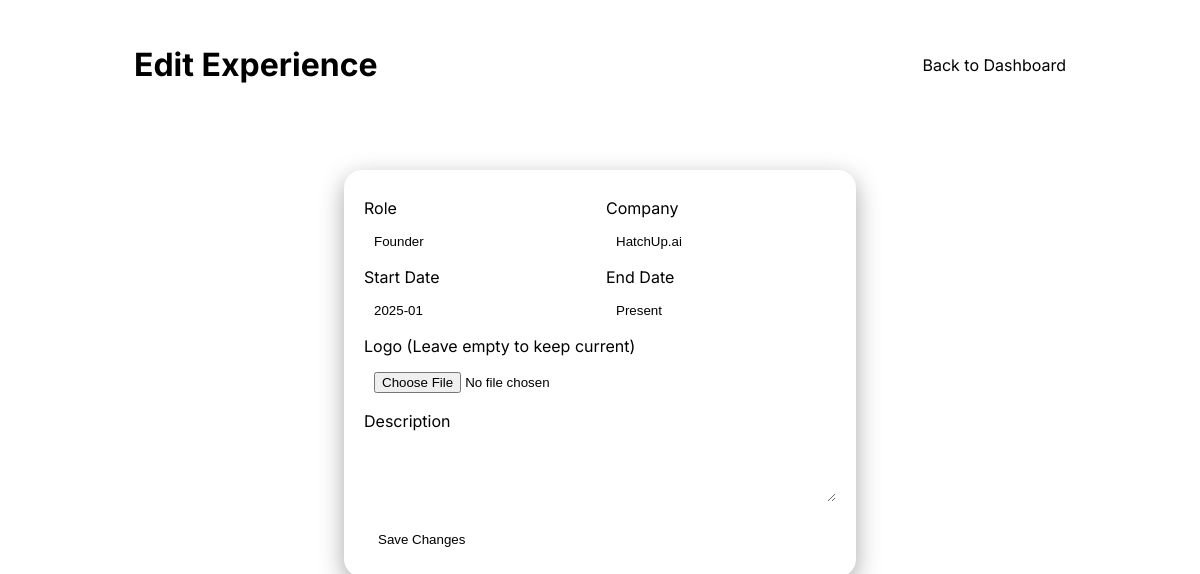
Page /admin/experience/edit/1 (signed in) on the committed database.
### tables this page shows
CREATE TABLE experience (
            id INTEGER PRIMARY KEY AUTOINCREMENT,
            role TEXT,
            company TEXT,
            start_date TEXT,
            end_date TEXT,
            description TEXT
        , logo_path TEXT);

### app.py (the view, shortened to what this page needs)
@app.route("/admin/experience/edit/<int:eid>", methods=["GET", "POST"])
def admin_experience_edit(eid):
    if not require_login():
        return redirect(url_for("admin_login"))
    conn = get_db()
    cur = conn.cursor()
    cur.execute("SELECT * FROM experience WHERE id=?", (eid,))
    experience = cur.fetchone()
    conn.close()
    return render_template("edit_experience.html", experience=experience)

### app.py (called while the page is built)
def get_db():
    conn = sqlite3.connect(DB_PATH)
    conn.row_factory = sqlite3.Row
    return conn

def require_login():
    return session.get("logged_in") is True

### templates/edit_experience.html (shortened to what this page needs)
<!DOCTYPE html>
<html lang="en">
<head>
    <link rel="stylesheet" href="{{ url_for('static', filename='styles.css') }}">
</head>
<body>
    <header class="admin-header">
        <div class="container">
            <h1>Edit Experience</h1>
            <nav>
                <a href="{{ url_for('admin_dashboard') }}">Back to Dashboard</a>
            </nav>
        </div>
    </header>
    <main class="container narrow">
        <section class="card">
            <form method="post" enctype="multipart/form-data">
                <div class="grid-2">
                    <div>
                        <label>Role</label>
                        <input type="text" name="role" value="{{ experience['role'] }}" required>
                    </div>
                    <div>
                        <label>Company</label>
                        <input type="text" name="company" value="{{ experience['company'] }}" required>
                    </div>
                </div>
                <div class="grid-2">
                    <div>
                        <label>Start Date</label>
                        <input type="text" name="start_date" value="{{ experience['start_date'] }}"
                            placeholder="YYYY-MM">
                    </div>
                    <div>
                        <label>End Date</label>
                        <input type="text" name="end_date" value="{{ experience['end_date'] }}"
                            placeholder="YYYY-MM or Present">
                    </div>
                </div>
                <label>Logo (Leave empty to keep current)</label>
                <input type="file" name="logo" accept="image/*">
                <label>Description</label>
                <textarea name="description" rows="3">{{ experience['description'] }}</textarea>
                <button type="submit" style="margin-top: 16px;">Save Changes</button>
            </form>
        </section>
    </main>
</body>
</html>

### static/styles.css (style rules this page uses)
* { box-sizing: border-box }
body { margin: 0; background: var(--bg); color: var(--text); font-family: Inter, system-ui, -apple-system, Segoe UI, Roboto, Helvetica, Arial, sans-serif }
.container { max-width: 980px; margin: 0 auto; padding: 24px }
.container.narrow { max-width: 560px }
.card { background: var(--card); border: 1px solid var(--border); border-radius: 18px; padding: 20px; margin: 16px 0; box-shadow: 0 8px 24px rgba(0, 0, 0, .35) }
.grid-2 { display: grid; grid-template-columns: repeat(2, 1fr); gap: 12px }
label { display: block; margin: 8px 0 6px }
input, textarea { width: 100%; padding: 10px; border-radius: 10px; border: 1px solid var(--border); background: var(--card); color: var(--text) }
button { padding: 10px 14px; border: none; border-radius: 10px; background: var(--accent); color: var(--button-text); cursor: pointer }
.admin-header { background: var(--card); border-bottom: 1px solid var(--border) }
.admin-header .container { display: flex; justify-content: space-between; align-items: center }
.admin-header nav a { color: var(--text); margin-left: 12px; text-decoration: none }

### rows in the picture
experience: role "Founder", company "HatchUp.ai", start_date "2025-01", end_date "Present"
